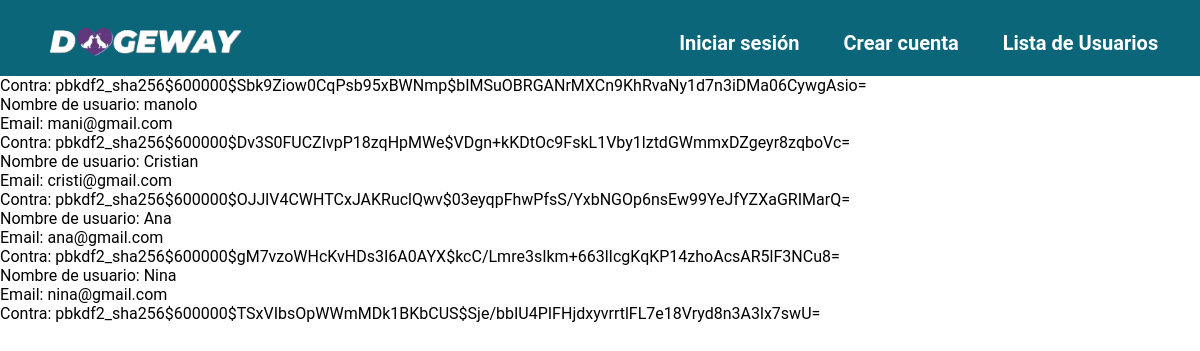
The page /lista/ on the database as committed earlier.
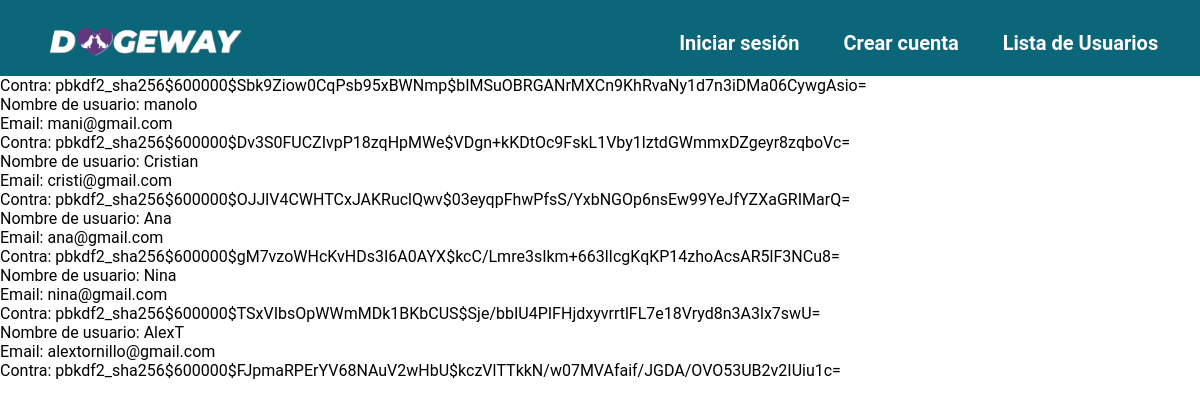
The same page on the database as committed later.
### main_app/models.py (models this page shows, shortened)
class Usuario(AbstractUser):
    fotografia = models.ImageField(upload_to='usuarios/', null=True, blank=True)
    telefono = models.CharField(max_length=20)
    fecha_de_nacimiento = models.DateField()
    direccion = models.CharField(max_length=100)
    fotografia_identificacion = models.ImageField(upload_to='identificaciones/', null=True, blank=True)
    verificado = models.BooleanField(default=False)
    groups = models.ManyToManyField('auth.Group', related_name='usuarios')
    user_permissions = models.ManyToManyField('auth.Permission', related_name='usuarios')

### main_app/views.py (the view)
# urls.py: path('lista/', views.ListaUsuariosView.as_view(), name='lista de usuarios'),
class ListaUsuariosView(ListView):
    model = Usuario
    template_name = 'lista.html'  # Reemplaza 'tu_app' con el nombre de tu aplicación
    context_object_name = 'usuarios'

### main_app/templates/lista.html
{% include "layouts/base.html" %}
{% block content %}
<h1>Lista de Usuarios</h1>
<ul>
    {% for usuario in usuarios %}
        <li>
            Nombre de usuario: {{ usuario.username }}<br>
            Email: {{ usuario.email }}<br>
            Contra: {{ usuario.password}}<br>
        </li>
    {% endfor %}
</ul>
{% endblock content %}

Rows that differ between the two databases and show on the page:
added Usuario: username "AlexT", email "alextornillo@gmail.com", password "pbkdf2_sha256$600000$FJpmaRPErYV68NAuV2wHbU$kczVlTTkkN/w07MVAfaif/JGDA/OVO53UB2v2IUiu1c="
